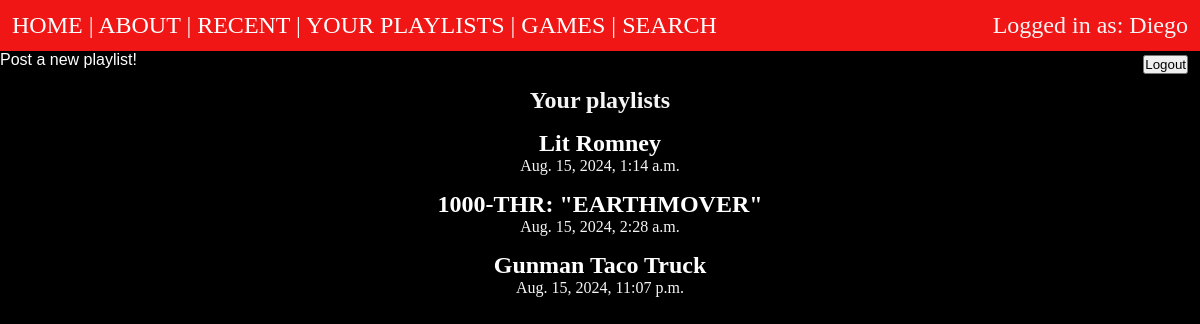
The app's page /posts/user-playlists (signed in) with its own data.
### posts/models.py (models this page shows, shortened)
class Playlist(models.Model):
    title = models.CharField(max_length=50)
    caption = models.TextField()
    description = models.TextField(default="Why is this playlist awesome for this game?")
    bannerUrl = models.TextField(default = "if youre seeing this there is an error, start at posts/models.py")
    playlistId = models.CharField(max_length=200, default = "")
    slug = models.SlugField()
    date = models.DateTimeField(auto_now_add=True)
    author = models.ForeignKey(User, on_delete=models.CASCADE, default = None)
    songs = models.JSONField(default=dict)

### posts/views.py (the view)
# urls.py: path('user-playlists', views.user_posts_list, name="user-playlists"),
def user_posts_list(request):
    return render(request, 'posts/posts_list.html', {'posts':Playlist.objects.filter(author=request.user),
                                                     'heading': "Your playlists"})

### posts/templates/posts/posts_list.html (shortened to what this page needs)
{% extends "post_layout.html" %}
{% load static %}
{% block content%}
<section>
    <h1> {{heading}} </h1>
    {% for post in posts%}
        <article class="post">
            <h2>
                <a href ={% url 'posts:page' slug=post.slug %} >{{post.title}} </a>
            </h2>
            <p> {{post.date}}</p>
        </article>
    {%endfor%}
</section>
{% endblock %}

### templates/layout.html (shortened to what this page needs)
<!DOCTYPE html>
{% load static %}
<html lang="en">
<head>
    <link rel="stylesheet" href="{% static 'css/layout.css' %}">
    {% block cssLinks %}
    {% endblock %}
</head>
<body>
    <nav>
        <a  href = "/"> HOME </a> |
        <a href = "/about"> ABOUT </a> |
        <a href = "{% url 'posts:list'%}"> RECENT </a> |
        <a href = "{% url 'posts:user-playlists'%}"> YOUR PLAYLISTS </a> |
        <a href = "{% url 'games:games-list'%}"> GAMES </a> |
        <a href = "{% url 'posts:list'%}"> SEARCH </a>
        {% if not user.is_authenticated %}
            <a class= "account-links" href = "{% url 'users:register'%}"> REGISTER </a>
            <p class= "account-links">|</p>
            <a class= "account-links" href = "{% url 'users:login'%}"> LOGIN </a>
        {% else %}
            <p class="account-links"> Logged in as: {{user}} </p>
            <br>
            <form class = "layout-buttons" method = "post" action = "/users/logout/">
                <input type = "submit" value = "Logout" title = "logout">
            </form>
        {% endif %}
    </nav>
    {% block appLayout%}
    {% endblock %}
    <main>
        {% block content %}{% endblock %}
    </main>
</body>
</html>

### static/css/layout.css (style rules this page uses)
* { margin:0; padding:0; box-sizing: border-box; }
.account-links { text-align: right; float:right; color:whitesmoke; font-size: 1.5rem; display: block; margin: auto; }
.layout-buttons { float: right; text-align: center; font-family: 'Franklin Gothic Medium', 'Arial Narrow', Arial, sans-serif; padding-top: .5rem; }
nav { background-color: #f01616; text-align: left; font-size: 1.5rem; padding: .75rem; font-family: fantasy; }
body { background-color: rgb(0, 0, 0); text-align: center; nav-down: auto; flex-flow:column; color: whitesmoke; }
p { font-size: medium; }
a { text-decoration: none; color: rgb(255, 255, 255); }
main { background-position: 2cm; }
h1,p { text-align: center; }

### static/css/posts.css (style rules this page uses)
.post { padding-top: 1rem; }

### records on screen
Playlist: title "Lit Romney", date "Aug. 15, 2024, 1:14 a.m."
Playlist: title "1000-THR: \"EARTHMOVER\"", date "Aug. 15, 2024, 2:28 a.m."
Playlist: title "Gunman Taco Truck", date "Aug. 15, 2024, 11:07 p.m."

### other values on screen
{{ user }} "Diego"
{{ heading }} "Your playlists"
